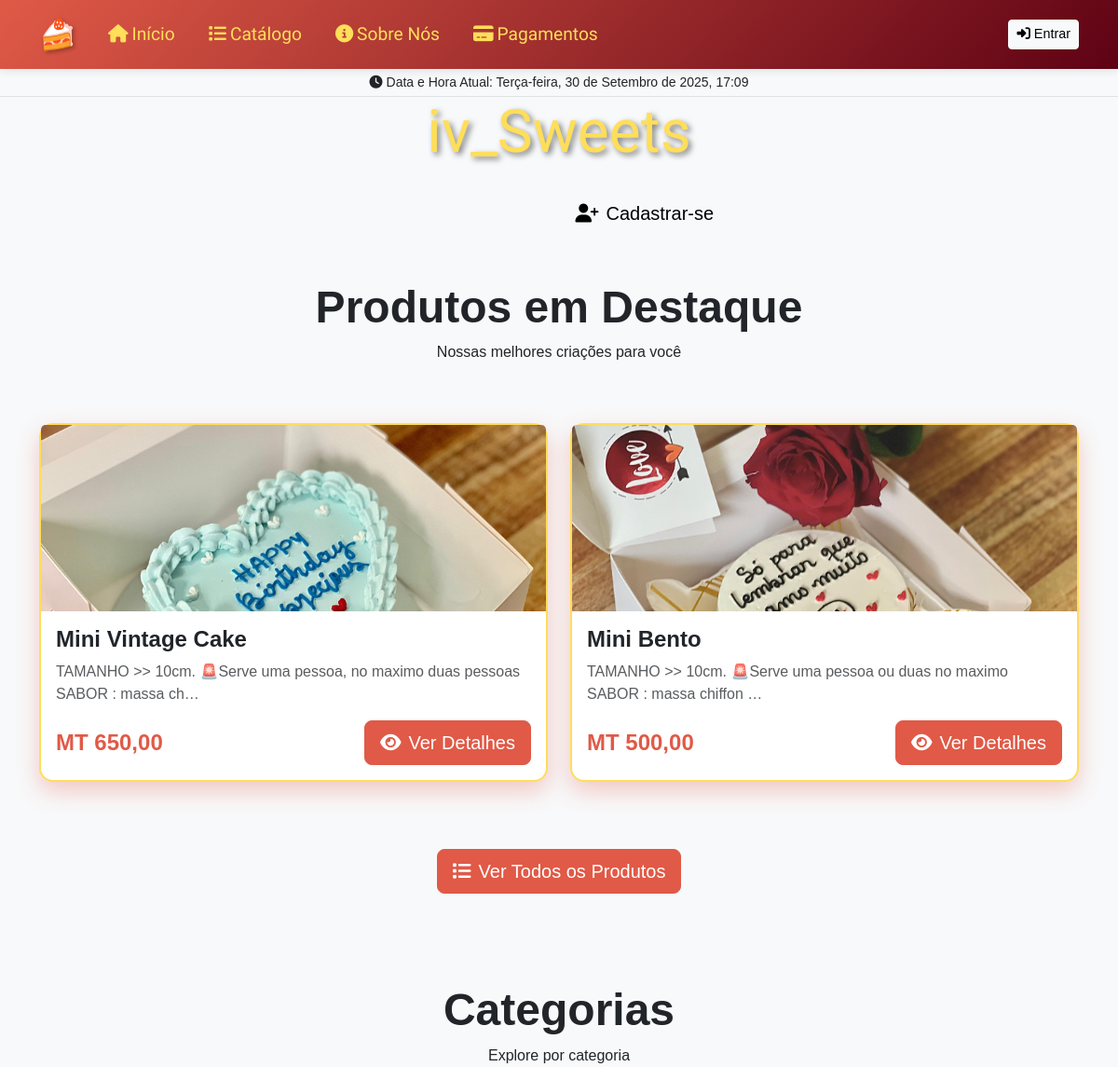
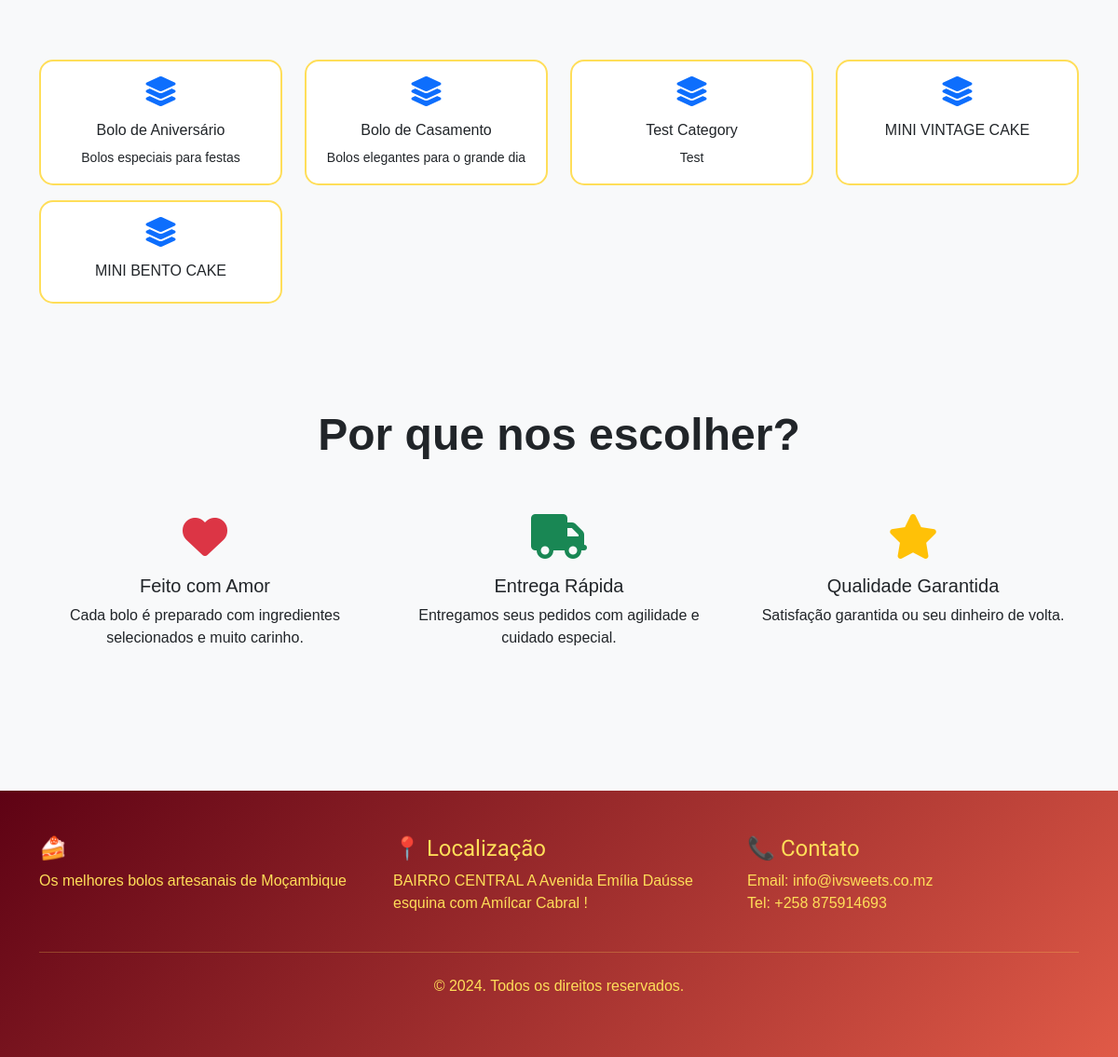
The page / on the database its author committed (2 pictures, top to bottom).
### sweets/models.py (models this page shows, shortened)
class Produto(models.Model):
    nome = models.CharField(max_length=200, verbose_name="Nome do Produto")
    descricao = models.TextField(verbose_name="Descrição")
    preco = models.DecimalField(max_digits=10, decimal_places=2, verbose_name="Preço")
    imagem = models.ImageField(upload_to='produtos/', blank=True, null=True, verbose_name="Imagem")
    categoria = models.ForeignKey(Categoria, on_delete=models.CASCADE, verbose_name="Categoria")
    disponivel = models.BooleanField(default=True, verbose_name="Disponível")
    created_at = models.DateTimeField(auto_now_add=True, verbose_name="Criado em")
    updated_at = models.DateTimeField(auto_now=True, verbose_name="Atualizado em")
    class Meta:
        verbose_name = "Produto"
        verbose_name_plural = "Produtos"

class Categoria(models.Model):
    nome = models.CharField(max_length=100, verbose_name="Nome da Categoria")
    descricao = models.TextField(blank=True, verbose_name="Descrição")
    created_at = models.DateTimeField(auto_now_add=True, verbose_name="Criado em")
    class Meta:
        verbose_name = "Categoria"
        verbose_name_plural = "Categorias"

### sweets/views.py (the view)
# urls.py: path('', views.index, name='index'),
def index(request):
    if request.user.is_authenticated and request.user.username == 'ivsweets':
        return redirect('sweets:admin_dashboard')
    if not request.user.is_authenticated:
        produtos_destaque = Produto.objects.filter(disponivel=True)[:3]  # Mostrar apenas alguns sem login
        categorias = Categoria.objects.all()
        return render(request, 'sweets/index.html', {
            'produtos_destaque': produtos_destaque,
            'categorias': categorias,
            'login_required': True  # Flag para mostrar mensagem de login
        })
    else:
        produtos_destaque = Produto.objects.filter(disponivel=True)[:6]
        categorias = Categoria.objects.all()
        return render(request, 'sweets/index.html', {'produtos_destaque': produtos_destaque, 'categorias': categorias})

### sweets/templates/sweets/index.html (shortened to what this page needs)
{% extends "sweets/base_corrigido_final.html" %}
{% block content %}
<section class="hero-section">
    <div class="container">
        <div class="row align-items-center justify-content-center">
            <div class="col-lg-8 text-center">
                <h1 class="hero-title" style="color: var(--secondary-color); font-family: 'Angelina', cursive; font-size: 4rem; text-shadow: 3px 3px 6px rgba(0,0,0,0.5);">iv_Sweets</h1>
                {% if not user.is_authenticated %}
                    <div class="d-flex justify-content-center gap-3 mt-4">
                        <a href="{% url 'sweets:login' %}" class="btn btn-outline-light btn-lg">
                            <i class="fas fa-sign-in-alt me-2"></i>Fazer Login
                        </a>
                        <a href="{% url 'sweets:register' %}" class="btn btn-light btn-lg">
                            <i class="fas fa-user-plus me-2"></i>Cadastrar-se
                        </a>
                    </div>
                {% endif %}
            </div>
        </div>
    </div>
</section>
<section class="py-5">
    <div class="container">
        <div class="row">
            <div class="col-12 text-center mb-5">
                <h2 class="display-5 fw-bold text-dark">Produtos em Destaque</h2>
                <p class="text-dark">Nossas melhores criações para você</p>
            </div>
        </div>
        <div class="row">
            {% for produto in produtos_destaque %}
                <div class="col-lg-6 col-md-6 mb-5">
                    <div class="card product-card h-100" style="box-shadow: 0 10px 25px rgba(224, 90, 71, 0.3);">
                        {% if produto.imagem %}
                            <img src="{{ produto.imagem.url }}" class="card-img-top" style="height: 200px; object-fit: cover;" alt="{{ produto.nome }}">
                        {% endif %}
                        <div class="card-body">
                            <h4 class="card-title fw-bold">{{ produto.nome }}</h4>
                            <p class="card-text text-muted fs-6">{{ produto.descricao|truncatechars:80 }}</p>
                            <div class="d-flex justify-content-between align-items-center">
                                <span class="price-tag fs-4">MT {{ produto.preco }}</span>
                                <a href="{% url 'sweets:produto_detalhe' id=produto.id %}" class="btn btn-primary btn-lg">
                                    <i class="fas fa-eye me-2"></i>Ver Detalhes
                                </a>
                            </div>
                        </div>
                    </div>
                </div>
            {% endfor %}
        </div>
        <div class="text-center mt-4">
            <a href="{% url 'sweets:catalogo' %}" class="btn btn-primary btn-lg">
                <i class="fas fa-list me-2"></i>Ver Todos os Produtos
            </a>
        </div>
    </div>
</section>
{% if categorias %}
<section class="py-5 bg-light">
    <div class="container">
        <div class="row">
            <div class="col-12 text-center mb-5">
                <h2 class="display-5 fw-bold text-dark">Categorias</h2>
                <p class="text-dark">Explore por categoria</p>
            </div>
        </div>
        <div class="row">
            {% for categoria in categorias %}
                <div class="col-lg-3 col-md-4 col-sm-6 mb-3">
                    <a href="{% url 'sweets:catalogo' %}?categoria={{ categoria.id }}" class="text-decoration-none">
                        <div class="card text-center h-100">
                            <div class="card-body">
                                <i class="fas fa-layer-group fa-2x text-primary mb-3"></i>
                            <h6 class="card-title">{{ categoria.nome }}</h6>
                            {% if categoria.descricao %}
                                <small class="text-dark">{{ categoria.descricao }}</small>
                            {% endif %}
                            </div>
                        </div>
                    </a>
                </div>
            {% endfor %}
        </div>
    </div>
</section>
{% endif %}
<section class="py-5">
    <div class="container">
        <div class="row">
            <div class="col-12 text-center mb-5">
                <h2 class="display-5 fw-bold text-dark">Por que nos escolher?</h2>
            </div>
        </div>
        <div class="row">
            <div class="col-md-4 text-center mb-4">
                <div class="mb-3">
                    <i class="fas fa-heart fa-3x text-danger"></i>
                </div>
                <h5>Feito com Amor</h5>
                <p class="text-dark">Cada bolo é preparado com ingredientes selecionados e muito carinho.</p>
            </div>
            <div class="col-md-4 text-center mb-4">
                <div class="mb-3">
                    <i class="fas fa-truck fa-3x text-success"></i>
                </div>
                <h5>Entrega Rápida</h5>
                <p class="text-dark">Entregamos seus pedidos com agilidade e cuidado especial.</p>
            </div>
            <div class="col-md-4 text-center mb-4">
                <div class="mb-3">
                    <i class="fas fa-star fa-3x text-warning"></i>
                </div>
                <h5>Qualidade Garantida</h5>
                <p class="text-dark">Satisfação garantida ou seu dinheiro de volta.</p>
            </div>
        </div>
    </div>
</section>
{% endblock %}

### sweets/templates/sweets/base_corrigido_final.html (shortened to what this page needs)
<!DOCTYPE html>
<html lang="pt-PT">
<head>
    <link href="https://cdn.jsdelivr.net/npm/bootstrap@5.3.0/dist/css/bootstrap.min.css" rel="stylesheet">
    <link rel="stylesheet" href="https://cdnjs.cloudflare.com/ajax/libs/font-awesome/6.4.0/css/all.min.css">
</head>
<body>
    <nav class="navbar navbar-expand-lg navbar-dark">
        <div class="container">
            <a class="navbar-brand" href="{% url 'sweets:index' %}">
                🍰
            </a>
            <div class="collapse navbar-collapse" id="navbarNav">
                <ul class="navbar-nav me-auto">
                    <li class="nav-item">
                        <a class="nav-link" href="{% url 'sweets:index' %}">
                            <i class="fas fa-home me-1"></i>Início
                        </a>
                    </li>
                    <li class="nav-item">
                        <a class="nav-link" href="{% url 'sweets:catalogo' %}">
                            <i class="fas fa-list me-1"></i>Catálogo
                        </a>
                    </li>
                    <li class="nav-item">
                        <a class="nav-link" href="{% url 'sweets:sobre_nos' %}">
                            <i class="fas fa-info-circle me-1"></i>Sobre Nós
                        </a>
                    </li>
                    <li class="nav-item">
                        <a class="nav-link" href="{% url 'sweets:pagamentos' %}">
                            <i class="fas fa-credit-card me-1"></i>Pagamentos
                        </a>
                    </li>
                </ul>
                <div class="auth-buttons">
                    {% if user.is_authenticated %}
                        <span class="navbar-text me-3">
                            <i class="fas fa-user me-1"></i>Olá, {{ user.username }}!
                        </span>
                        <a href="{% url 'sweets:carrinho' %}" class="nav-user-btn btn-sm">
                            <i class="fas fa-shopping-cart me-1"></i>Carrinho
                        </a>
                        <a href="{% url 'sweets:minhas_encomendas' %}" class="nav-user-btn btn-sm">
                            <i class="fas fa-box me-1"></i>Encomendas
                        </a>
                        <a href="{% url 'sweets:user_chat' %}" class="nav-user-btn btn-sm">
                            <i class="fas fa-comments me-1"></i>Chat
                        </a>
                        <a href="{% url 'sweets:logout' %}" class="nav-logout-btn btn-sm">
                            <i class="fas fa-sign-out-alt me-1"></i>Sair
                        </a>
                    {% else %}
                        <a href="{% url 'sweets:login' %}" class="btn btn-light btn-sm">
                            <i class="fas fa-sign-in-alt me-1"></i>Entrar
                        </a>
                    {% endif %}
                </div>
            </div>
        </div>
    </nav>
    <div class="bg-light py-1 border-bottom">
        <div class="container">
            <p class="mb-0 text-center small">
                <i class="fas fa-clock me-1"></i>Data e Hora Atual: {% now "l, j \d\e F \d\e Y, H:i" %}
            </p>
        </div>
    </div>
    <main>
        {% block content %}
        {% endblock %}
    </main>
    <footer class="footer">
        <div class="container">
            <div class="row">
                <div class="col-md-4">
                    <h5>🍰</h5>
                    <p>Os melhores bolos artesanais de Moçambique</p>
                </div>
                <div class="col-md-4">
                    <h5>📍 Localização</h5>
                    <p>BAIRRO CENTRAL A Avenida Emília Daússe esquina com Amílcar Cabral !</p>
                </div>
                <div class="col-md-4">
                    <h5>📞 Contato</h5>
                    <p>Email: info{% verbatim %}@{% endverbatim %}ivsweets.co.mz<br>
                       Tel: +258 875914693
                </div>
            </div>
            <hr class="my-4" style="border-color: var(--secondary-color);">
            <div class="text-center">
                <p>&copy; 2024. Todos os direitos reservados.</p>
            </div>
        </div>
    </footer>
</body>
</html>

### sweets/templates/sweets/base_corrigido_final.html (style rules this page uses)
:root { --primary-color: #e05a47; --secondary-color: #ffde59; --dark-color: #5e0214; --skin-color: #9b3e29; --black-color: #000000; }
body { font-family: 'Arial', sans-serif; background-color: #f8f9fa; }
.navbar { background: linear-gradient(135deg, var(--primary-color) 0%, var(--dark-color) 100%); box-shadow: 0 2px 10px rgba(0,0,0,0.1); }
.navbar-brand { font-family: 'Angelina', cursive; font-size: 2rem; color: var(--secondary-color) !important; text-shadow: 2px 2px 4px rgba(0,0,0,0.3); }
.navbar-nav .nav-link { font-family: 'Grand Hotel', cursive; font-size: 1.2rem; color: var(--secondary-color) !important; margin: 0 10px; transition: all 0.3s ease; }
.btn-primary { background-color: var(--primary-color); border-color: var(--primary-color); }
.card { border: 2px solid var(--secondary-color); border-radius: 15px; transition: transform 0.3s ease; }
.price-tag { font-size: 1.3rem; font-weight: bold; color: var(--primary-color); }
.hero-title { font-family: 'Angelina', cursive; font-size: 3rem; color: var(--secondary-color); text-shadow: 3px 3px 6px rgba(0,0,0,0.3); }
.footer { background: linear-gradient(135deg, var(--dark-color) 0%, var(--primary-color) 100%); color: var(--secondary-color); padding: 3rem 0; margin-top: 4rem; }
.footer h5 { font-family: 'Angelina', cursive; font-size: 1.5rem; }
.auth-buttons { display: flex; gap: 10px; align-items: center; }
.auth-buttons .btn { font-size: 0.9rem; }

### rows shown on the page
Produto: imagem (picture), nome "Mini Vintage Cake", descricao "TAMANHO >> 10cm. 🚨Serve uma pessoa, no maximo duas pessoas SABOR : massa ch…", preco "650,00"
Produto: imagem (picture), nome "Mini Bento", descricao "TAMANHO >> 10cm. 🚨Serve uma pessoa ou duas no maximo SABOR : massa chiffon …", preco "500,00"
Categoria: nome "Bolo de Aniversário", descricao "Bolos especiais para festas"
Categoria: nome "Bolo de Casamento", descricao "Bolos elegantes para o grande dia"
Categoria: nome "Test Category", descricao "Test"
Categoria: nome "MINI VINTAGE CAKE"
Categoria: nome "MINI BENTO CAKE"
